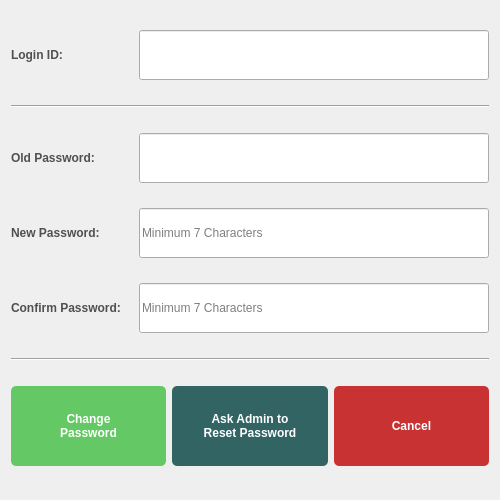
<?xml version="1.0" encoding="UTF-8"?>
<ui version="4.0">
 <class>SettingsMenuForm</class>
 <widget class="QWidget" name="SettingsMenuForm">
  <property name="geometry">
   <rect>
    <x>0</x>
    <y>0</y>
    <width>500</width>
    <height>500</height>
   </rect>
  </property>
  <property name="windowTitle">
   <string>Password Reset &amp; Change</string>
  </property>
  <layout class="QVBoxLayout" name="verticalLayout">
   <item>
    <layout class="QHBoxLayout" name="horizontalLayout">
     <item>
      <widget class="QLabel" name="label">
       <property name="styleSheet">
        <string notr="true">QLabel{
color:rgb(80, 80, 80);
font: 9pt &quot;Segoe UI&quot;;
font: bold;
}
</string>
       </property>
       <property name="text">
        <string>Login ID:</string>
       </property>
      </widget>
     </item>
     <item>
      <spacer name="horizontalSpacer">
       <property name="orientation">
        <enum>Qt::Horizontal</enum>
       </property>
       <property name="sizeHint" stdset="0">
        <size>
         <width>40</width>
         <height>20</height>
        </size>
       </property>
      </spacer>
     </item>
     <item>
      <widget class="QLineEdit" name="linePasswordReset_LoginID">
       <property name="minimumSize">
        <size>
         <width>350</width>
         <height>50</height>
        </size>
       </property>
      </widget>
     </item>
    </layout>
   </item>
   <item>
    <widget class="Line" name="line_3">
     <property name="orientation">
      <enum>Qt::Horizontal</enum>
     </property>
    </widget>
   </item>
   <item>
    <layout class="QHBoxLayout" name="horizontalLayout_2">
     <item>
      <widget class="QLabel" name="label_2">
       <property name="styleSheet">
        <string notr="true">QLabel{
color:rgb(80, 80, 80);
font: 9pt &quot;Segoe UI&quot;;
font: bold;
}
</string>
       </property>
       <property name="text">
        <string>Old Password:</string>
       </property>
      </widget>
     </item>
     <item>
      <spacer name="horizontalSpacer_2">
       <property name="orientation">
        <enum>Qt::Horizontal</enum>
       </property>
       <property name="sizeHint" stdset="0">
        <size>
         <width>40</width>
         <height>20</height>
        </size>
       </property>
      </spacer>
     </item>
     <item>
      <widget class="QLineEdit" name="linePasswordReset_OldPassword">
       <property name="minimumSize">
        <size>
         <width>350</width>
         <height>50</height>
        </size>
       </property>
       <property name="text">
        <string/>
       </property>
       <property name="echoMode">
        <enum>QLineEdit::Password</enum>
       </property>
       <property name="placeholderText">
        <string/>
       </property>
      </widget>
     </item>
    </layout>
   </item>
   <item>
    <layout class="QHBoxLayout" name="horizontalLayout_4">
     <item>
      <widget class="QLabel" name="label_3">
       <property name="styleSheet">
        <string notr="true">QLabel{
color:rgb(80, 80, 80);
font: 9pt &quot;Segoe UI&quot;;
font: bold;
}
</string>
       </property>
       <property name="text">
        <string>New Password:</string>
       </property>
      </widget>
     </item>
     <item>
      <spacer name="horizontalSpacer_3">
       <property name="orientation">
        <enum>Qt::Horizontal</enum>
       </property>
       <property name="sizeHint" stdset="0">
        <size>
         <width>40</width>
         <height>20</height>
        </size>
       </property>
      </spacer>
     </item>
     <item>
      <widget class="QLineEdit" name="linePasswordReset_NewPassword">
       <property name="minimumSize">
        <size>
         <width>350</width>
         <height>50</height>
        </size>
       </property>
       <property name="text">
        <string/>
       </property>
       <property name="echoMode">
        <enum>QLineEdit::Password</enum>
       </property>
       <property name="placeholderText">
        <string>Minimum 7 Characters</string>
       </property>
      </widget>
     </item>
    </layout>
   </item>
   <item>
    <layout class="QHBoxLayout" name="horizontalLayout_5">
     <item>
      <widget class="QLabel" name="label_4">
       <property name="styleSheet">
        <string notr="true">QLabel{
color:rgb(80, 80, 80);
font: 9pt &quot;Segoe UI&quot;;
font: bold;
}
</string>
       </property>
       <property name="text">
        <string>Confirm Password:</string>
       </property>
      </widget>
     </item>
     <item>
      <spacer name="horizontalSpacer_4">
       <property name="orientation">
        <enum>Qt::Horizontal</enum>
       </property>
       <property name="sizeHint" stdset="0">
        <size>
         <width>40</width>
         <height>20</height>
        </size>
       </property>
      </spacer>
     </item>
     <item>
      <widget class="QLineEdit" name="linePasswordReset_NewPasswordConfirm">
       <property name="minimumSize">
        <size>
         <width>350</width>
         <height>50</height>
        </size>
       </property>
       <property name="text">
        <string/>
       </property>
       <property name="echoMode">
        <enum>QLineEdit::Password</enum>
       </property>
       <property name="placeholderText">
        <string>Minimum 7 Characters</string>
       </property>
      </widget>
     </item>
    </layout>
   </item>
   <item>
    <widget class="Line" name="line_2">
     <property name="orientation">
      <enum>Qt::Horizontal</enum>
     </property>
    </widget>
   </item>
   <item>
    <layout class="QHBoxLayout" name="horizontalLayout_3">
     <item>
      <widget class="QPushButton" name="buttonPasswordReset_ChangePassword">
       <property name="minimumSize">
        <size>
         <width>0</width>
         <height>80</height>
        </size>
       </property>
       <property name="styleSheet">
        <string notr="true">QPushButton{	
background-color : rgb(100, 200, 100);
color:rgb(255, 255, 255);
font: 11pt &quot;Segoe UI&quot;;
font: bold;
border-radius: 5px;}

QPushButton::pressed{background-color :rgb(50, 50,50);}</string>
       </property>
       <property name="text">
        <string>Change 
Password</string>
       </property>
      </widget>
     </item>
     <item>
      <widget class="QPushButton" name="buttonPasswordReset_AskAdmin">
       <property name="minimumSize">
        <size>
         <width>0</width>
         <height>80</height>
        </size>
       </property>
       <property name="styleSheet">
        <string notr="true">QPushButton{	
background-color : rgb(50, 100, 100);
color:rgb(255, 255, 255);
font: 11pt &quot;Segoe UI&quot;;
font: bold;
border-radius: 5px;}

QPushButton::pressed{background-color :rgb(50, 50,50);}</string>
       </property>
       <property name="text">
        <string>Ask Admin to 
Reset Password</string>
       </property>
      </widget>
     </item>
     <item>
      <widget class="QPushButton" name="buttonPasswordReset_Cancel">
       <property name="minimumSize">
        <size>
         <width>0</width>
         <height>80</height>
        </size>
       </property>
       <property name="styleSheet">
        <string notr="true">QPushButton{	
background-color : rgb(200, 50, 50);
color:rgb(255, 255, 255);
font: 11pt &quot;Segoe UI&quot;;
font: bold;
border-radius: 5px;}

QPushButton::pressed{background-color :rgb(50, 50,50);}</string>
       </property>
       <property name="text">
        <string>Cancel</string>
       </property>
      </widget>
     </item>
    </layout>
   </item>
  </layout>
 </widget>
 <resources/>
 <connections/>
</ui>
